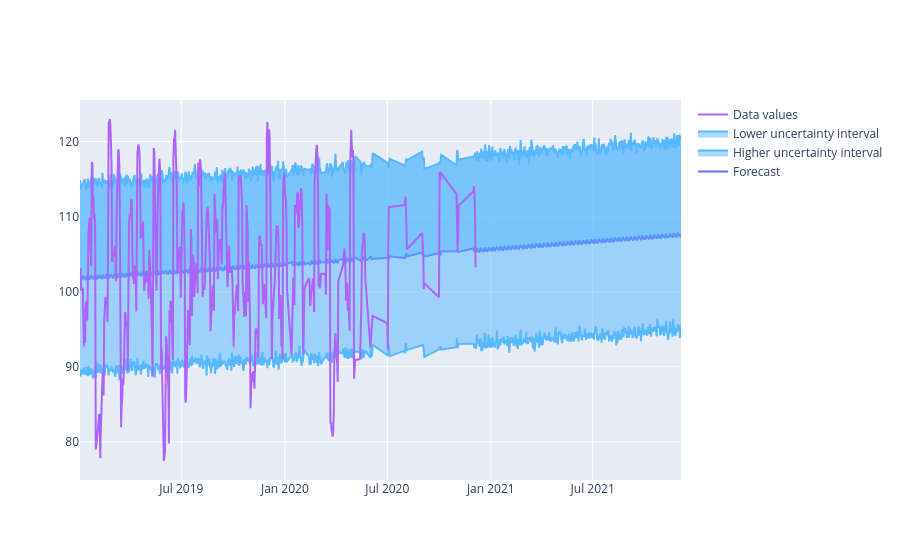

Notebook cell for this chart:
### Markdown cell above
- yhat upper values and yhat lower values represent the Uncertainity Interval

There are three sources of uncertainty in the forecast:

- uncertainty in the trend.
- uncertainty in the seasonality estimates.
- additional observation noise.

Visualize these uncertainities together with the predictions to have a visual sense of the forecast using scatter trace

### Interpretetions:
- the electricity usage shows an upward trend, which means electricty consumption is generally increasing in India
- weekly electricity usage tends to peak on Tuesday and drops continually with the lowest consumption rates witnessed on Saturday

### Code cell
# plot the predictions and the optimazations using scatter trace
trace_open = go.Scatter(
    x = prediction["ds"],
    y = prediction["yhat"],
    mode = 'lines',
    name="Forecast"
)
trace_high = go.Scatter(
    x = prediction["ds"],
    y = prediction["yhat_upper"],
    mode = 'lines',
    fill = "tonexty", 
    line = {"color": "#57b8ff"}, 
    name="Higher uncertainty interval"
)
trace_low = go.Scatter(
    x = prediction["ds"],
    y = prediction["yhat_lower"],
    mode = 'lines',
    fill = "tonexty", 
    line = {"color": "#57b8ff"}, 
    name="Lower uncertainty interval"
)
trace_close = go.Scatter(
    x = df["ds"],
    y = df["y"],
    name="Data values"
)

#make list for all three scattle objects.
data = [trace_open,trace_high,trace_low,trace_close]

# Construct a new Layout object. 
layout = go.Layout(title="Power consumption forecasting")

fig = go.Figure(data=data)
fig.show()

### Figure 1 — Plotly figure (JSON) as saved in the notebook; plotly's stock layout.template omitted (floating-point values rounded to 4 significant figures; data arrays with more than 128 entries replaced by an {"elided": "..."} marker saying what was removed)
{"data": [{"mode": "lines", "name": "Forecast", "type": "scatter", "x": {"elided": "863 str values"}, "y": {"elided": "863 float values"}}, {"fill": "tonexty", "line": {"color": "#57b8ff"}, "mode": "lines", "name": "Higher uncertainty interval", "type": "scatter", "x": {"elided": "863 str values"}, "y": {"elided": "863 float values"}}, {"fill": "tonexty", "line": {"color": "#57b8ff"}, "mode": "lines", "name": "Lower uncertainty interval", "type": "scatter", "x": {"elided": "863 str values"}, "y": {"elided": "863 float values"}}, {"name": "Data values", "type": "scatter", "x": {"elided": "498 str values"}, "y": {"elided": "498 float values"}}], "layout": {}}
